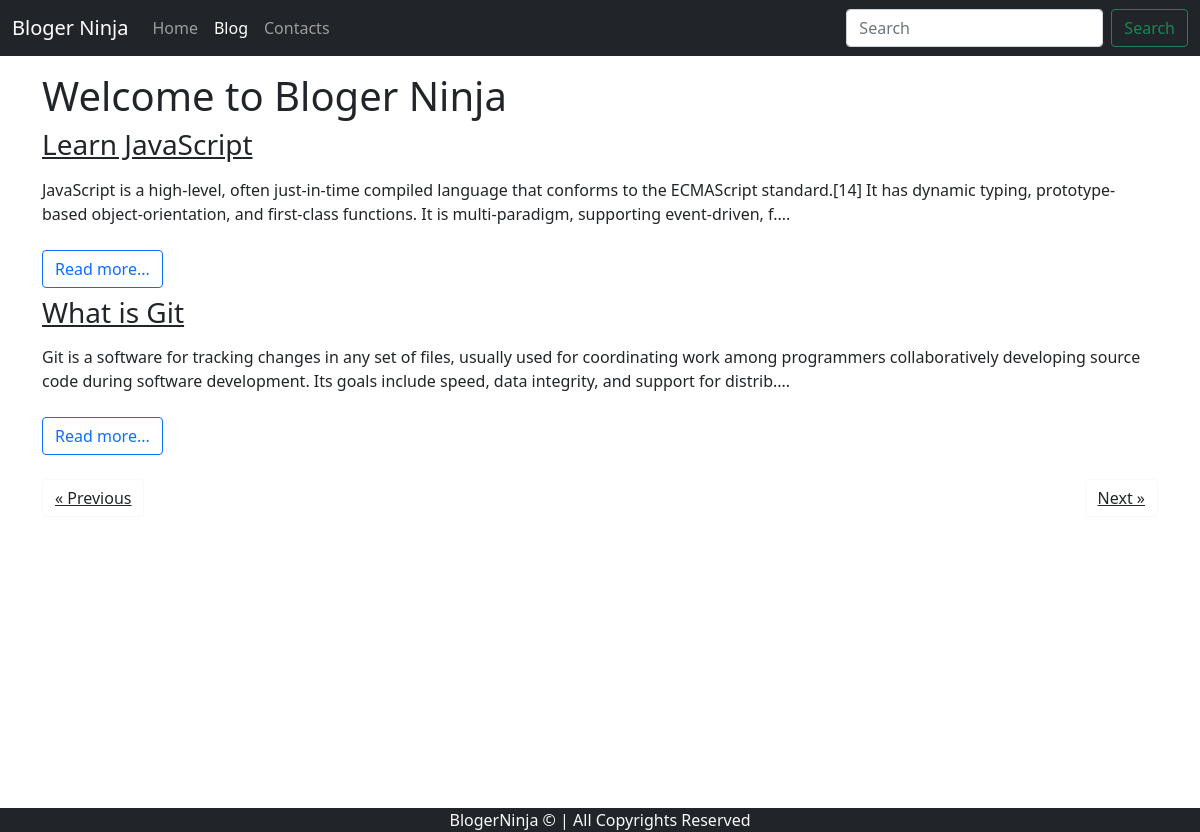
Page /blog?page=2 on the committed database.
### blog/models.py (models this page shows, shortened)
class Blog(models.Model):
    sno = models.AutoField(primary_key=True)
    title = models.CharField( max_length=200)
    content = models.TextField()
    shortdesc = models.CharField( max_length=300,default="")
    slug = models.CharField(max_length=100)
    time = models.DateTimeField(auto_now_add=True)

### blog/views.py (the view)
# urls.py: path('blog', views.blog, name='blog'),
def blog(request):
    no_of_posts = 4
    page = request.GET.get('page')
    if page is None:
        page = 1
    else:
        page= int(page)
    blogs= Blog.objects.all()
    length= len(blogs)
    blogs= blogs[(page-1)*no_of_posts: page*no_of_posts]
    if page>1:
        prev = page - 1
    else:
        prev = None
    if page<math.ceil(length/no_of_posts):
        nxt = page + 1
    else:
        nxt = None
    context = {'blogs': blogs,'prev':prev,'nxt':nxt}
    return render(request,'bloghome.html',context)

### templates/bloghome.html (shortened to what this page needs)
{% extends 'base.html' %}
{% block blogactive %}active{% endblock blogactive %}
{% block body %}
<div class="container my-3">
  <h1>Welcome to Bloger Ninja </h1>
  {% for blog in blogs %}
  <h3><a href="/blogpost/{{blog.slug}} " class='text-dark'>{{blog.title}}</a></h3>
  <div class="media my-3">
    {{blog.shortdesc|slice:245}}....
  </div>
  <a href="/blogpost/{{blog.slug}} " class='text-dark'> <button class="btn btn-outline-primary my-2">Read more...</button></a>
  {% endfor %}
<div class="my-3">
  {% if prev %}
  <button  class="btn btn-outline-light"> <a class='text-dark' href="/blog?page={{prev}}">&laquo; Previous</a></button>
  {% else %}
  <button  class="btn btn-outline-light"><a class='text-dark' href="#">&laquo; Previous</a></button>
  {% endif %}
  {% if nxt %}
  <button  class="btn btn-outline-light" style="float:right;"> <a class='text-dark' href="/blog?page={{nxt}}">Next &raquo;</a></button>
  {% else %}
  <button  class="btn btn-outline-light" style="float:right;"><a class='text-dark' href="#">Next &raquo;</a></button>
  {% endif %}
</div>
</div>
{% endblock body %}

### templates/bloghome.html (style rules this page uses)
.container { min-height: 90vh; }

### rows in the picture
Blog: title "Learn JavaScript", shortdesc "JavaScript is a high-level, often just-in-time compiled language that conforms to the ECMAScript standard.[14] It has dynamic typing, prototype-based object-orientation, and first-class functions. It is multi-paradigm, supporting event-driven, f"
Blog: title "What is Git", shortdesc "Git is a software for tracking changes in any set of files, usually used for coordinating work among programmers collaboratively developing source code during software development. Its goals include speed, data integrity, and support for distrib"
